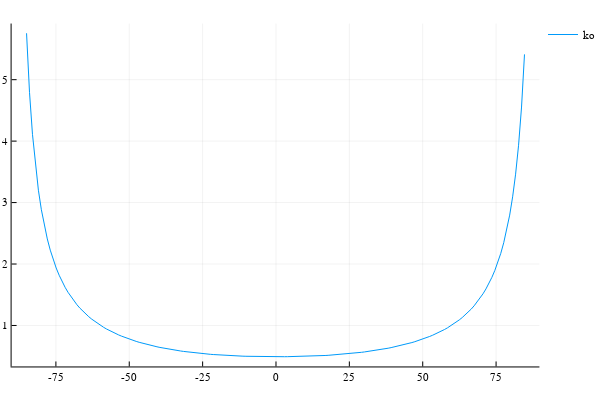

Notebook code for this chart:
### Code cell
VZA=-85:1.01:85
plot(VZA, ko, label="ko")

### Figure 1 — Plotly figure (JSON) as saved in the notebook; plotly's stock layout.template omitted (floating-point values rounded to 4 significant figures; data arrays with more than 128 entries replaced by an {"elided": "..."} marker saying what was removed)
{"data": [{"colorbar": {"title": ""}, "legendgroup": "ko", "line": {"color": "rgba(0, 154, 250, 1.000)", "dash": "solid", "shape": "linear", "width": 1}, "mode": "lines", "name": "ko", "showlegend": true, "type": "scatter", "x": {"elided": "169 float values"}, "xaxis": "x1", "y": {"elided": "169 float values"}, "yaxis": "y1", "zmax": null, "zmin": null}], "layout": {"annotations": [], "height": 400, "legend": {"bgcolor": "rgba(255, 255, 255, 1.000)", "bordercolor": "rgba(0, 0, 0, 1.000)", "font": {"color": "rgba(0, 0, 0, 1.000)", "family": "sans-serif", "size": 11}, "tracegroupgap": 0, "x": 1, "y": 1}, "margin": {"b": 20, "l": 0, "r": 0, "t": 20}, "paper_bgcolor": "rgba(255, 255, 255, 1.000)", "plot_bgcolor": "rgba(255, 255, 255, 1.000)", "showlegend": true, "width": 600, "xaxis": {"anchor": "y1", "domain": [0.02138, 0.9934], "gridcolor": "rgba(0, 0, 0, 0.100)", "gridwidth": 0.5, "linecolor": "rgba(0, 0, 0, 1.000)", "mirror": false, "range": [-90.09, 89.77], "showgrid": true, "showline": true, "showticklabels": true, "tickangle": 0, "tickcolor": "rgb(0, 0, 0)", "tickfont": {"color": "rgba(0, 0, 0, 1.000)", "family": "sans-serif", "size": 11}, "tickmode": "array", "ticks": "inside", "ticktext": ["-75", "-50", "-25", "0", "25", "50", "75"], "tickvals": [-75, -50, -25, 0, 25, 50, 75], "title": "", "titlefont": {"color": "rgba(0, 0, 0, 1.000)", "family": "sans-serif", "size": 15}, "type": "-", "visible": true, "zeroline": false, "zerolinecolor": "rgba(0, 0, 0, 1.000)"}, "yaxis": {"anchor": "x1", "domain": [0.03762, 0.9902], "gridcolor": "rgba(0, 0, 0, 0.100)", "gridwidth": 0.5, "linecolor": "rgba(0, 0, 0, 1.000)", "mirror": false, "range": [0.3332, 5.913], "showgrid": true, "showline": true, "showticklabels": true, "tickangle": 0, "tickcolor": "rgb(0, 0, 0)", "tickfont": {"color": "rgba(0, 0, 0, 1.000)", "family": "sans-serif", "size": 11}, "tickmode": "array", "ticks": "inside", "ticktext": ["1", "2", "3", "4", "5"], "tickvals": [1, 2, 3, 4, 5], "title": "", "titlefont": {"color": "rgba(0, 0, 0, 1.000)", "family": "sans-serif", "size": 15}, "type": "-", "visible": true, "zeroline": false, "zerolinecolor": "rgba(0, 0, 0, 1.000)"}}}
